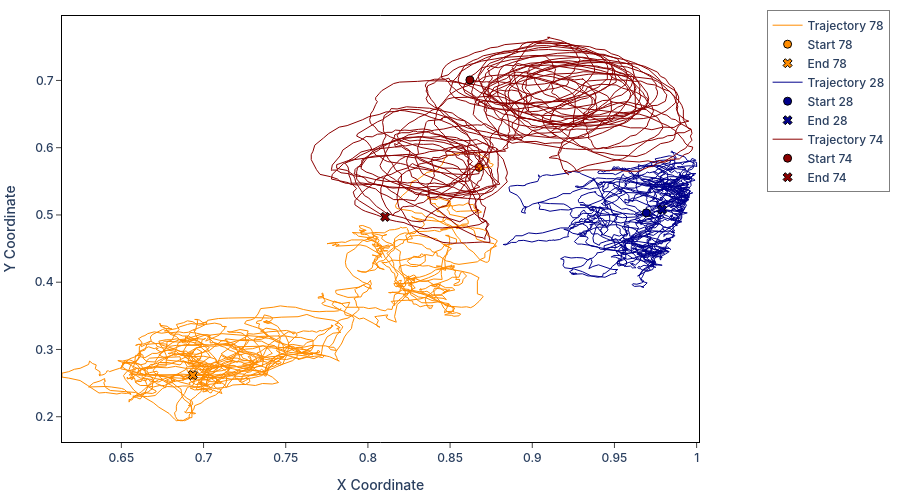
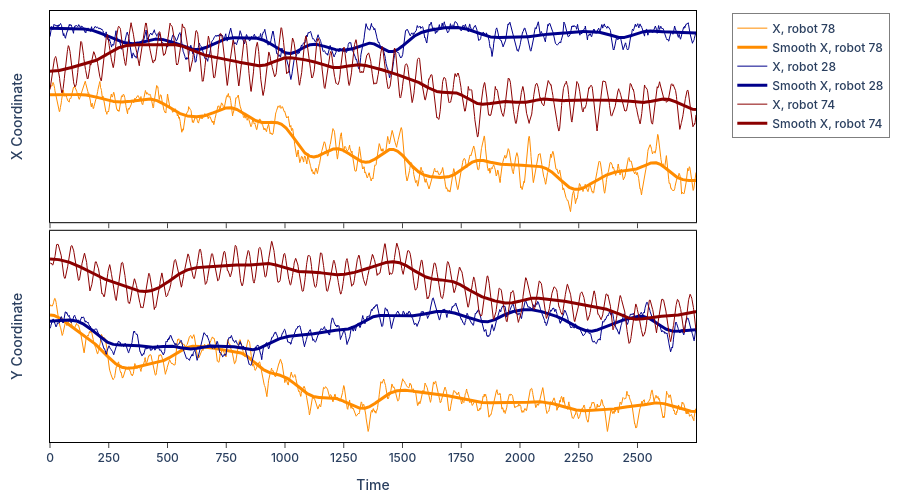

Notebook code for these charts, in order:
### Code cell
import pickle
import numpy as np
import plotly.graph_objects as go
from plotly.subplots import make_subplots
from sklearn.preprocessing import MinMaxScaler
from scipy import stats
from scipy.ndimage import gaussian_filter1d

FILE_PATH = 'data_00_330_[30_bots_PWM_10_15cw_15ccw_D_41cm].MP4.pickle'
CUT_NUMBER = 2750
SIGMA = 50
TARGET_ID = 78
NUM_CLOSEST = 2

# === 1. Загрузка данных ===
with open(FILE_PATH, 'rb') as f:
    data = pickle.load(f)

processor = DataProcessor(data)
coord_data = processor.extract_data()
normalized_coord_data = processor.normalize_all_coordinates()

# === 5. Определение ближайших роботов ===
target_start = normalized_coord_data[TARGET_ID][0]
distances = {
    rid: np.linalg.norm(np.array(coords[0]) - target_start)
    for rid, coords in normalized_coord_data.items() if rid != TARGET_ID
}
closest_ids = sorted(distances, key=distances.get)[:NUM_CLOSEST]
print(f"Ближайшие к роботу {TARGET_ID}: {closest_ids}")

# === 6. Построение траекторий ===
fig = go.Figure()
colors = ['DarkOrange', 'DarkBlue', 'DarkRed', 'YellowGreen', 'Plum']

selected_ids = [TARGET_ID] + closest_ids
for i, rid in enumerate(selected_ids):
    coords = normalized_coord_data[rid][:CUT_NUMBER]
    x, y = coords[:, 0], coords[:, 1]
    color = colors[i % len(colors)]

    # Линия траектории
    fig.add_trace(go.Scatter(x=x, y=y, mode='lines', line=dict(color=color, width=1),
                             name=f'Trajectory {rid}'))

    # Начальная точка
    fig.add_trace(go.Scatter(x=[x[0]], y=[y[0]], mode='markers',
                             marker=dict(color=color, symbol='circle', size=8,
                                         line=dict(color='black', width=1)),
                             name=f'Start {rid}'))

    # Конечная точка
    fig.add_trace(go.Scatter(x=[x[-1]], y=[y[-1]], mode='markers',
                             marker=dict(color=color, symbol='x', size=8,
                                         line=dict(color='black', width=1)),
                             name=f'End {rid}'))

fig.update_layout(
    legend=dict(
        x=1.3,           # смещение по горизонтали (отрицательное = слева от графика)
        y=0.8,            # центрирование по вертикали
        xanchor="right",  # якорь легенды (правый край легенды совпадает с x)
        yanchor="middle", # центр по y
        bgcolor='rgba(255,255,255,0.5)',
        bordercolor='Black',
        borderwidth=0.5
    ),
    font_family="Inter Medium",
    plot_bgcolor='white',
    showlegend=True,
    margin=dict(l=50, r=10, t=10, b=10),  # увеличиваем левый отступ под легенду
    height=500,
    width=900
)

fig.update_xaxes(
    showgrid=False,
    mirror=True,
    ticks='outside',
    showline=True,
    linecolor='black',
    gridcolor='lightgrey',
)
fig.update_yaxes(
    showgrid=False,
    mirror=True,
    ticks='outside',
    showline=True,
    linecolor='black',
    gridcolor='lightgrey'
)

fig.update_xaxes(title_text="X Coordinate")
fig.update_yaxes(title_text="Y Coordinate")
fig.show()
fig.write_html("Trajectories.html")

# === 7. Дополнительно: координаты X(t), Y(t) с сглаживанием ===
fig = make_subplots(rows=2, cols=1, shared_xaxes=True, vertical_spacing=0.02)

for i, rid in enumerate(selected_ids):
    coords = normalized_coord_data[rid][:CUT_NUMBER]
    t = np.arange(len(coords))
    x, y = coords[:, 0], coords[:, 1]
    color = colors[i % len(colors)]

    # X(t)
    fig.add_trace(go.Scatter(x=t, y=x, mode='lines', line=dict(color=color, width=1),
                             name=f'X, robot {rid}'), row=1, col=1)
    fig.add_trace(go.Scatter(x=t, y=gaussian_filter1d(x, sigma=SIGMA),
                             mode='lines', line=dict(color=color, width=3),
                             name=f'Smooth X, robot {rid}'), row=1, col=1)

    # Y(t)
    fig.add_trace(go.Scatter(x=t, y=y, mode='lines', line=dict(color=color, width=1),
                             showlegend=False), row=2, col=1)
    fig.add_trace(go.Scatter(x=t, y=gaussian_filter1d(y, sigma=SIGMA),
                             mode='lines', line=dict(color=color, width=3),
                             showlegend=False), row=2, col=1)

fig.update_layout(
    legend=dict(
        x=1.3,           # смещение по горизонтали (отрицательное = слева от графика)
        y=0.85,            # центрирование по вертикали
        xanchor="right",  # якорь легенды (правый край легенды совпадает с x)
        yanchor="middle", # центр по y
        bgcolor='rgba(255,255,255,0.5)',
        bordercolor='Black',
        borderwidth=0.5
    ),
    font_family="Inter Medium",
    plot_bgcolor='white',
    showlegend=True,
    margin=dict(l=50, r=10, t=10, b=10),  # увеличиваем левый отступ под легенду
    height=500,
    width=900
)
fig.update_xaxes(showgrid=False, mirror=True, ticks='outside', showline=True, linecolor='black', gridcolor='lightgrey', dtick=250)
fig.update_yaxes(showgrid=False, mirror=True, ticks='outside', showline=True, linecolor='black', gridcolor='lightgrey')
fig.update_xaxes(title_text="Time", row=2, col=1)
fig.update_yaxes(title_text="X Coordinate",dtick=200, row=1, col=1)
fig.update_yaxes(title_text="Y Coordinate", dtick=200, row=2, col=1)
fig.show()
fig.write_html("XY_vs_time.html")

### Figure 1 — Plotly figure (JSON) as saved in the notebook; plotly's stock layout.template omitted (floating-point values rounded to 4 significant figures; data arrays with more than 128 entries replaced by an {"elided": "..."} marker saying what was removed)
{"data": [{"line": {"color": "DarkOrange", "width": 1}, "mode": "lines", "name": "Trajectory 78", "type": "scatter", "x": {"elided": "2750 float values"}, "y": {"elided": "2750 float values"}}, {"marker": {"color": "DarkOrange", "line": {"color": "black", "width": 1}, "size": 8, "symbol": "circle"}, "mode": "markers", "name": "Start 78", "type": "scatter", "x": [0.8676], "y": [0.5707]}, {"marker": {"color": "DarkOrange", "line": {"color": "black", "width": 1}, "size": 8, "symbol": "x"}, "mode": "markers", "name": "End 78", "type": "scatter", "x": [0.6935], "y": [0.2618]}, {"line": {"color": "DarkBlue", "width": 1}, "mode": "lines", "name": "Trajectory 28", "type": "scatter", "x": {"elided": "2750 float values"}, "y": {"elided": "2750 float values"}}, {"marker": {"color": "DarkBlue", "line": {"color": "black", "width": 1}, "size": 8, "symbol": "circle"}, "mode": "markers", "name": "Start 28", "type": "scatter", "x": [0.9694], "y": [0.5031]}, {"marker": {"color": "DarkBlue", "line": {"color": "black", "width": 1}, "size": 8, "symbol": "x"}, "mode": "markers", "name": "End 28", "type": "scatter", "x": [0.979], "y": [0.5079]}, {"line": {"color": "DarkRed", "width": 1}, "mode": "lines", "name": "Trajectory 74", "type": "scatter", "x": {"elided": "2750 float values"}, "y": {"elided": "2750 float values"}}, {"marker": {"color": "DarkRed", "line": {"color": "black", "width": 1}, "size": 8, "symbol": "circle"}, "mode": "markers", "name": "Start 74", "type": "scatter", "x": [0.862], "y": [0.7008]}, {"marker": {"color": "DarkRed", "line": {"color": "black", "width": 1}, "size": 8, "symbol": "x"}, "mode": "markers", "name": "End 74", "type": "scatter", "x": [0.8105], "y": [0.4971]}], "layout": {"font": {"family": "Inter Medium"}, "height": 500, "legend": {"bgcolor": "rgba(255,255,255,0.5)", "bordercolor": "Black", "borderwidth": 0.5, "x": 1.3, "xanchor": "right", "y": 0.8, "yanchor": "middle"}, "margin": {"b": 10, "l": 50, "r": 10, "t": 10}, "plot_bgcolor": "white", "showlegend": true, "width": 900, "xaxis": {"gridcolor": "lightgrey", "linecolor": "black", "mirror": true, "showgrid": false, "showline": true, "ticks": "outside", "title": {"text": "X Coordinate"}}, "yaxis": {"gridcolor": "lightgrey", "linecolor": "black", "mirror": true, "showgrid": false, "showline": true, "ticks": "outside", "title": {"text": "Y Coordinate"}}}}

### Figure 2 — Plotly figure (JSON) as saved in the notebook; plotly's stock layout.template omitted (floating-point values rounded to 4 significant figures; data arrays with more than 128 entries replaced by an {"elided": "..."} marker saying what was removed)
{"data": [{"line": {"color": "DarkOrange", "width": 1}, "mode": "lines", "name": "X, robot 78", "type": "scatter", "x": {"elided": "2750 int values"}, "xaxis": "x", "y": {"elided": "2750 float values"}, "yaxis": "y"}, {"line": {"color": "DarkOrange", "width": 3}, "mode": "lines", "name": "Smooth X, robot 78", "type": "scatter", "x": {"elided": "2750 int values"}, "xaxis": "x", "y": {"elided": "2750 float values"}, "yaxis": "y"}, {"line": {"color": "DarkOrange", "width": 1}, "mode": "lines", "showlegend": false, "type": "scatter", "x": {"elided": "2750 int values"}, "xaxis": "x2", "y": {"elided": "2750 float values"}, "yaxis": "y2"}, {"line": {"color": "DarkOrange", "width": 3}, "mode": "lines", "showlegend": false, "type": "scatter", "x": {"elided": "2750 int values"}, "xaxis": "x2", "y": {"elided": "2750 float values"}, "yaxis": "y2"}, {"line": {"color": "DarkBlue", "width": 1}, "mode": "lines", "name": "X, robot 28", "type": "scatter", "x": {"elided": "2750 int values"}, "xaxis": "x", "y": {"elided": "2750 float values"}, "yaxis": "y"}, {"line": {"color": "DarkBlue", "width": 3}, "mode": "lines", "name": "Smooth X, robot 28", "type": "scatter", "x": {"elided": "2750 int values"}, "xaxis": "x", "y": {"elided": "2750 float values"}, "yaxis": "y"}, {"line": {"color": "DarkBlue", "width": 1}, "mode": "lines", "showlegend": false, "type": "scatter", "x": {"elided": "2750 int values"}, "xaxis": "x2", "y": {"elided": "2750 float values"}, "yaxis": "y2"}, {"line": {"color": "DarkBlue", "width": 3}, "mode": "lines", "showlegend": false, "type": "scatter", "x": {"elided": "2750 int values"}, "xaxis": "x2", "y": {"elided": "2750 float values"}, "yaxis": "y2"}, {"line": {"color": "DarkRed", "width": 1}, "mode": "lines", "name": "X, robot 74", "type": "scatter", "x": {"elided": "2750 int values"}, "xaxis": "x", "y": {"elided": "2750 float values"}, "yaxis": "y"}, {"line": {"color": "DarkRed", "width": 3}, "mode": "lines", "name": "Smooth X, robot 74", "type": "scatter", "x": {"elided": "2750 int values"}, "xaxis": "x", "y": {"elided": "2750 float values"}, "yaxis": "y"}, {"line": {"color": "DarkRed", "width": 1}, "mode": "lines", "showlegend": false, "type": "scatter", "x": {"elided": "2750 int values"}, "xaxis": "x2", "y": {"elided": "2750 float values"}, "yaxis": "y2"}, {"line": {"color": "DarkRed", "width": 3}, "mode": "lines", "showlegend": false, "type": "scatter", "x": {"elided": "2750 int values"}, "xaxis": "x2", "y": {"elided": "2750 float values"}, "yaxis": "y2"}], "layout": {"font": {"family": "Inter Medium"}, "height": 500, "legend": {"bgcolor": "rgba(255,255,255,0.5)", "bordercolor": "Black", "borderwidth": 0.5, "x": 1.3, "xanchor": "right", "y": 0.85, "yanchor": "middle"}, "margin": {"b": 10, "l": 50, "r": 10, "t": 10}, "plot_bgcolor": "white", "showlegend": true, "width": 900, "xaxis": {"anchor": "y", "domain": [0, 1], "dtick": 250, "gridcolor": "lightgrey", "linecolor": "black", "matches": "x2", "mirror": true, "showgrid": false, "showline": true, "showticklabels": false, "ticks": "outside"}, "xaxis2": {"anchor": "y2", "domain": [0, 1], "dtick": 250, "gridcolor": "lightgrey", "linecolor": "black", "mirror": true, "showgrid": false, "showline": true, "ticks": "outside", "title": {"text": "Time"}}, "yaxis": {"anchor": "x", "domain": [0.51, 1], "dtick": 200, "gridcolor": "lightgrey", "linecolor": "black", "mirror": true, "showgrid": false, "showline": true, "ticks": "outside", "title": {"text": "X Coordinate"}}, "yaxis2": {"anchor": "x2", "domain": [0, 0.49], "dtick": 200, "gridcolor": "lightgrey", "linecolor": "black", "mirror": true, "showgrid": false, "showline": true, "ticks": "outside", "title": {"text": "Y Coordinate"}}}}
